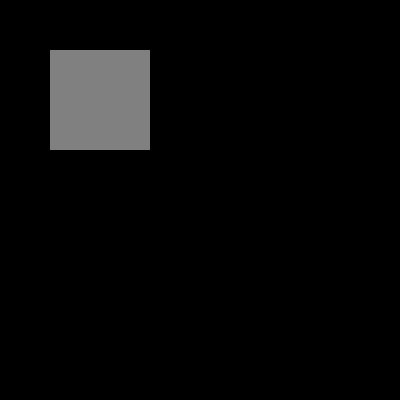
Frame 1 (no input)
Frame 60 (the mouse pressed at the canvas centre just before this capture): identical to frame 1, image omitted
Frame 120 (the mouse held since frame 60 and released just before this capture): identical to frame 1, image omitted

The Processing sketch that drew this single still picture (run headless with seeded random() and noise(); from frame 60 on, the mouse is pressed at the canvas centre):

// Processing sketch: processing_20010
// ── processing_20010.pde

// make the rollover rectangle a button that you need to 
// click to turn on or off
// basically we're making the logical equivalent of a light switch.

// use a boolean (true/false) variable to keep track of 
// the state of our imaginary switch.
boolean on = false;

int btnX = 50;
int btnY = 50;
int btnW = 100;
int btnH = 100; 

//-------------------------------------------------------
void setup() {
  size(400, 400);
  noStroke();
}

//-------------------------------------------------------
void draw() { 
  // keep looking at the boolean variable to decide on the 
  // background color 
  if (on == true) {
    background(255);  
  }
  else {
    background(0);  
  }
   
  // draw something else
  fill(0);
  ellipse(mouseX, mouseY, 50, 50);
  
    // draw the rollover area
  fill(128);
  rect(btnX, btnY, btnW, btnH);    
}

//-------------------------------------------------------
void mousePressed() {
  if ( mouseX > btnX && mouseX < (btnX+btnW) && mouseY > btnY && mouseY < (btnY+btnH)) {
    // toggle the value of 'on'
    // in other words, if on == true, then on becomes not true (false) and
    // vice versa
    on = !on;   // on = (not)on
  }
}
